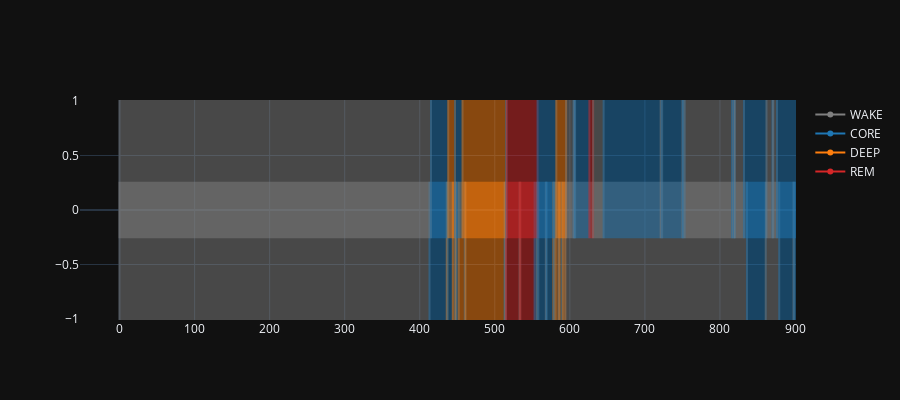

Notebook code for this chart:
### Code cell
ts = np.arange(data_len)
fig = go.Figure()

# fig.add_trace(go.Scatter(x=ts, y=y_mask, name="Mask"))

for k, v in class_colors.items():
    fig.add_trace(go.Scatter(x=[0], y=[np.nan], name=class_names[k], line_color=v))
# END FOR

sleep_bounds = np.concatenate(([0], np.diff(y_true).nonzero()[0]+1))
for i in range(1, len(sleep_bounds)):
    start = sleep_bounds[i-1]
    stop = sleep_bounds[i]
    color = class_colors.get(y_true[start], None)
    if color:
        fig.add_shape(type="rect", x0=start, y0=-1.0, x1=stop, y1=0.25,  opacity=0.5, fillcolor=color, line_width=2, line_color=color)
# END FOR

sleep_bounds = np.concatenate(([0], np.diff(y_pred).nonzero()[0]+1))
for i in range(1, len(sleep_bounds)):
    start = sleep_bounds[i-1]
    stop = sleep_bounds[i]
    color = class_colors.get(y_pred[start], None)
    if color:
        fig.add_shape(type="rect", x0=start, y0=-0.25, x1=stop, y1=1.0,  opacity=0.5, fillcolor=color, line_width=2, line_color=color)
# END FOR
fig.update_layout(template=plotly_template, height=400)
fig.show()

### Figure 1 — Plotly figure (JSON) as saved in the notebook; plotly's stock layout.template omitted (floating-point values rounded to 4 significant figures)
{"data": [{"line": {"color": "gray"}, "name": "WAKE", "type": "scatter", "x": [0], "y": [null]}, {"line": {"color": "#1f77b4"}, "name": "CORE", "type": "scatter", "x": [0], "y": [null]}, {"line": {"color": "#ff7f0e"}, "name": "DEEP", "type": "scatter", "x": [0], "y": [null]}, {"line": {"color": "#d62728"}, "name": "REM", "type": "scatter", "x": [0], "y": [null]}], "layout": {"height": 400, "shapes": [{"fillcolor": "gray", "line": {"color": "gray", "width": 2}, "opacity": 0.5, "type": "rect", "x0": 0, "x1": 413, "y0": -1, "y1": 0.25}, {"fillcolor": "#1f77b4", "line": {"color": "#1f77b4", "width": 2}, "opacity": 0.5, "type": "rect", "x0": 413, "x1": 436, "y0": -1, "y1": 0.25}, {"fillcolor": "#ff7f0e", "line": {"color": "#ff7f0e", "width": 2}, "opacity": 0.5, "type": "rect", "x0": 436, "x1": 437, "y0": -1, "y1": 0.25}, {"fillcolor": "#1f77b4", "line": {"color": "#1f77b4", "width": 2}, "opacity": 0.5, "type": "rect", "x0": 437, "x1": 444, "y0": -1, "y1": 0.25}, {"fillcolor": "#ff7f0e", "line": {"color": "#ff7f0e", "width": 2}, "opacity": 0.5, "type": "rect", "x0": 444, "x1": 447, "y0": -1, "y1": 0.25}, {"fillcolor": "#1f77b4", "line": {"color": "#1f77b4", "width": 2}, "opacity": 0.5, "type": "rect", "x0": 447, "x1": 448, "y0": -1, "y1": 0.25}, {"fillcolor": "#ff7f0e", "line": {"color": "#ff7f0e", "width": 2}, "opacity": 0.5, "type": "rect", "x0": 448, "x1": 449, "y0": -1, "y1": 0.25}, {"fillcolor": "#1f77b4", "line": {"color": "#1f77b4", "width": 2}, "opacity": 0.5, "type": "rect", "x0": 449, "x1": 452, "y0": -1, "y1": 0.25}, {"fillcolor": "#ff7f0e", "line": {"color": "#ff7f0e", "width": 2}, "opacity": 0.5, "type": "rect", "x0": 452, "x1": 460, "y0": -1, "y1": 0.25}, {"fillcolor": "#1f77b4", "line": {"color": "#1f77b4", "width": 2}, "opacity": 0.5, "type": "rect", "x0": 460, "x1": 461, "y0": -1, "y1": 0.25}, {"fillcolor": "#ff7f0e", "line": {"color": "#ff7f0e", "width": 2}, "opacity": 0.5, "type": "rect", "x0": 461, "x1": 513, "y0": -1, "y1": 0.25}, {"fillcolor": "#1f77b4", "line": {"color": "#1f77b4", "width": 2}, "opacity": 0.5, "type": "rect", "x0": 513, "x1": 514, "y0": -1, "y1": 0.25}, {"fillcolor": "gray", "line": {"color": "gray", "width": 2}, "opacity": 0.5, "type": "rect", "x0": 514, "x1": 515, "y0": -1, "y1": 0.25}, {"fillcolor": "#d62728", "line": {"color": "#d62728", "width": 2}, "opacity": 0.5, "type": "rect", "x0": 515, "x1": 533, "y0": -1, "y1": 0.25}, {"fillcolor": "gray", "line": {"color": "gray", "width": 2}, "opacity": 0.5, "type": "rect", "x0": 533, "x1": 534, "y0": -1, "y1": 0.25}, {"fillcolor": "#d62728", "line": {"color": "#d62728", "width": 2}, "opacity": 0.5, "type": "rect", "x0": 534, "x1": 553, "y0": -1, "y1": 0.25}, {"fillcolor": "#1f77b4", "line": {"color": "#1f77b4", "width": 2}, "opacity": 0.5, "type": "rect", "x0": 553, "x1": 556, "y0": -1, "y1": 0.25}, {"fillcolor": "gray", "line": {"color": "gray", "width": 2}, "opacity": 0.5, "type": "rect", "x0": 556, "x1": 558, "y0": -1, "y1": 0.25}, {"fillcolor": "#1f77b4", "line": {"color": "#1f77b4", "width": 2}, "opacity": 0.5, "type": "rect", "x0": 558, "x1": 568, "y0": -1, "y1": 0.25}, {"fillcolor": "gray", "line": {"color": "gray", "width": 2}, "opacity": 0.5, "type": "rect", "x0": 568, "x1": 569, "y0": -1, "y1": 0.25}, {"fillcolor": "#1f77b4", "line": {"color": "#1f77b4", "width": 2}, "opacity": 0.5, "type": "rect", "x0": 569, "x1": 578, "y0": -1, "y1": 0.25}, {"fillcolor": "#ff7f0e", "line": {"color": "#ff7f0e", "width": 2}, "opacity": 0.5, "type": "rect", "x0": 578, "x1": 579, "y0": -1, "y1": 0.25}, {"fillcolor": "#1f77b4", "line": {"color": "#1f77b4", "width": 2}, "opacity": 0.5, "type": "rect", "x0": 579, "x1": 581, "y0": -1, "y1": 0.25}, {"fillcolor": "#ff7f0e", "line": {"color": "#ff7f0e", "width": 2}, "opacity": 0.5, "type": "rect", "x0": 581, "x1": 585, "y0": -1, "y1": 0.25}, {"fillcolor": "#1f77b4", "line": {"color": "#1f77b4", "width": 2}, "opacity": 0.5, "type": "rect", "x0": 585, "x1": 586, "y0": -1, "y1": 0.25}, {"fillcolor": "#ff7f0e", "line": {"color": "#ff7f0e", "width": 2}, "opacity": 0.5, "type": "rect", "x0": 586, "x1": 589, "y0": -1, "y1": 0.25}, {"fillcolor": "#1f77b4", "line": {"color": "#1f77b4", "width": 2}, "opacity": 0.5, "type": "rect", "x0": 589, "x1": 591, "y0": -1, "y1": 0.25}, {"fillcolor": "#ff7f0e", "line": {"color": "#ff7f0e", "width": 2}, "opacity": 0.5, "type": "rect", "x0": 591, "x1": 594, "y0": -1, "y1": 0.25}, {"fillcolor": "gray", "line": {"color": "gray", "width": 2}, "opacity": 0.5, "type": "rect", "x0": 594, "x1": 836, "y0": -1, "y1": 0.25}, {"fillcolor": "#1f77b4", "line": {"color": "#1f77b4", "width": 2}, "opacity": 0.5, "type": "rect", "x0": 836, "x1": 861, "y0": -1, "y1": 0.25}, {"fillcolor": "gray", "line": {"color": "gray", "width": 2}, "opacity": 0.5, "type": "rect", "x0": 861, "x1": 879, "y0": -1, "y1": 0.25}, {"fillcolor": "#1f77b4", "line": {"color": "#1f77b4", "width": 2}, "opacity": 0.5, "type": "rect", "x0": 879, "x1": 898, "y0": -1, "y1": 0.25}, {"fillcolor": "gray", "line": {"color": "gray", "width": 2}, "opacity": 0.5, "type": "rect", "x0": 898, "x1": 899, "y0": -1, "y1": 0.25}, {"fillcolor": "#1f77b4", "line": {"color": "#1f77b4", "width": 2}, "opacity": 0.5, "type": "rect", "x0": 899, "x1": 900, "y0": -1, "y1": 0.25}, {"fillcolor": "gray", "line": {"color": "gray", "width": 2}, "opacity": 0.5, "type": "rect", "x0": 0, "x1": 415, "y0": -0.25, "y1": 1}, {"fillcolor": "#1f77b4", "line": {"color": "#1f77b4", "width": 2}, "opacity": 0.5, "type": "rect", "x0": 415, "x1": 438, "y0": -0.25, "y1": 1}, {"fillcolor": "#ff7f0e", "line": {"color": "#ff7f0e", "width": 2}, "opacity": 0.5, "type": "rect", "x0": 438, "x1": 447, "y0": -0.25, "y1": 1}, {"fillcolor": "#1f77b4", "line": {"color": "#1f77b4", "width": 2}, "opacity": 0.5, "type": "rect", "x0": 447, "x1": 457, "y0": -0.25, "y1": 1}, {"fillcolor": "#ff7f0e", "line": {"color": "#ff7f0e", "width": 2}, "opacity": 0.5, "type": "rect", "x0": 457, "x1": 515, "y0": -0.25, "y1": 1}, {"fillcolor": "#1f77b4", "line": {"color": "#1f77b4", "width": 2}, "opacity": 0.5, "type": "rect", "x0": 515, "x1": 516, "y0": -0.25, "y1": 1}, {"fillcolor": "#d62728", "line": {"color": "#d62728", "width": 2}, "opacity": 0.5, "type": "rect", "x0": 516, "x1": 557, "y0": -0.25, "y1": 1}, {"fillcolor": "#1f77b4", "line": {"color": "#1f77b4", "width": 2}, "opacity": 0.5, "type": "rect", "x0": 557, "x1": 582, "y0": -0.25, "y1": 1}, {"fillcolor": "#ff7f0e", "line": {"color": "#ff7f0e", "width": 2}, "opacity": 0.5, "type": "rect", "x0": 582, "x1": 595, "y0": -0.25, "y1": 1}, {"fillcolor": "gray", "line": {"color": "gray", "width": 2}, "opacity": 0.5, "type": "rect", "x0": 595, "x1": 605, "y0": -0.25, "y1": 1}, {"fillcolor": "#1f77b4", "line": {"color": "#1f77b4", "width": 2}, "opacity": 0.5, "type": "rect", "x0": 605, "x1": 606, "y0": -0.25, "y1": 1}, {"fillcolor": "gray", "line": {"color": "gray", "width": 2}, "opacity": 0.5, "type": "rect", "x0": 606, "x1": 607, "y0": -0.25, "y1": 1}, {"fillcolor": "#1f77b4", "line": {"color": "#1f77b4", "width": 2}, "opacity": 0.5, "type": "rect", "x0": 607, "x1": 626, "y0": -0.25, "y1": 1}, {"fillcolor": "#d62728", "line": {"color": "#d62728", "width": 2}, "opacity": 0.5, "type": "rect", "x0": 626, "x1": 631, "y0": -0.25, "y1": 1}, {"fillcolor": "gray", "line": {"color": "gray", "width": 2}, "opacity": 0.5, "type": "rect", "x0": 631, "x1": 645, "y0": -0.25, "y1": 1}, {"fillcolor": "#1f77b4", "line": {"color": "#1f77b4", "width": 2}, "opacity": 0.5, "type": "rect", "x0": 645, "x1": 721, "y0": -0.25, "y1": 1}, {"fillcolor": "gray", "line": {"color": "gray", "width": 2}, "opacity": 0.5, "type": "rect", "x0": 721, "x1": 723, "y0": -0.25, "y1": 1}, {"fillcolor": "#1f77b4", "line": {"color": "#1f77b4", "width": 2}, "opacity": 0.5, "type": "rect", "x0": 723, "x1": 750, "y0": -0.25, "y1": 1}, {"fillcolor": "gray", "line": {"color": "gray", "width": 2}, "opacity": 0.5, "type": "rect", "x0": 750, "x1": 751, "y0": -0.25, "y1": 1}, {"fillcolor": "#1f77b4", "line": {"color": "#1f77b4", "width": 2}, "opacity": 0.5, "type": "rect", "x0": 751, "x1": 753, "y0": -0.25, "y1": 1}, {"fillcolor": "gray", "line": {"color": "gray", "width": 2}, "opacity": 0.5, "type": "rect", "x0": 753, "x1": 816, "y0": -0.25, "y1": 1}, {"fillcolor": "#1f77b4", "line": {"color": "#1f77b4", "width": 2}, "opacity": 0.5, "type": "rect", "x0": 816, "x1": 818, "y0": -0.25, "y1": 1}, {"fillcolor": "gray", "line": {"color": "gray", "width": 2}, "opacity": 0.5, "type": "rect", "x0": 818, "x1": 819, "y0": -0.25, "y1": 1}, {"fillcolor": "#1f77b4", "line": {"color": "#1f77b4", "width": 2}, "opacity": 0.5, "type": "rect", "x0": 819, "x1": 820, "y0": -0.25, "y1": 1}, {"fillcolor": "gray", "line": {"color": "gray", "width": 2}, "opacity": 0.5, "type": "rect", "x0": 820, "x1": 832, "y0": -0.25, "y1": 1}, {"fillcolor": "#1f77b4", "line": {"color": "#1f77b4", "width": 2}, "opacity": 0.5, "type": "rect", "x0": 832, "x1": 862, "y0": -0.25, "y1": 1}, {"fillcolor": "gray", "line": {"color": "gray", "width": 2}, "opacity": 0.5, "type": "rect", "x0": 862, "x1": 870, "y0": -0.25, "y1": 1}, {"fillcolor": "#1f77b4", "line": {"color": "#1f77b4", "width": 2}, "opacity": 0.5, "type": "rect", "x0": 870, "x1": 871, "y0": -0.25, "y1": 1}, {"fillcolor": "gray", "line": {"color": "gray", "width": 2}, "opacity": 0.5, "type": "rect", "x0": 871, "x1": 876, "y0": -0.25, "y1": 1}, {"fillcolor": "#1f77b4", "line": {"color": "#1f77b4", "width": 2}, "opacity": 0.5, "type": "rect", "x0": 876, "x1": 900, "y0": -0.25, "y1": 1}]}}
